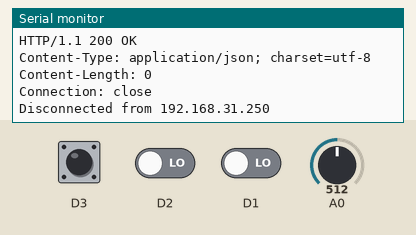
Bench run of a sketch on a simulated ESP8266 (NodeMCU). Shown: the last lines printed to the serial monitor. The test bench sets the inputs (shaded band); at power-on: A0 = 512, D3 HIGH, D2 LOW, D1 LOW. WiFi joins after 1.5 s; servers stay silent unless stated; uploads are accepted with an empty reply.

Above: at 2.7 s.
2.8 s: A0 set to 107
At 4.29 s:
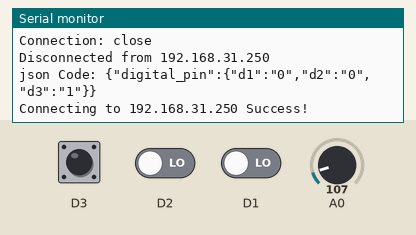
11.5 s: A0 set to 93
At 16.88 s:
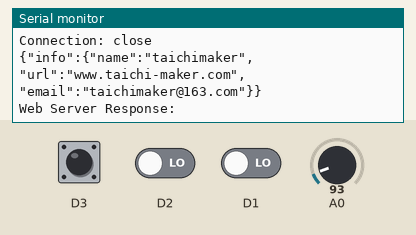
20.2 s: A0 set to 11
At 21.67 s:
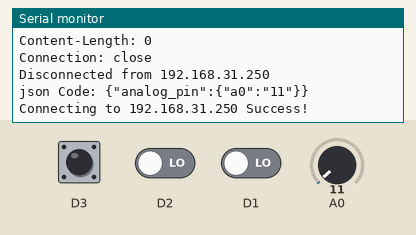
34.2 s: A0 set to 8
At 36.59 s:
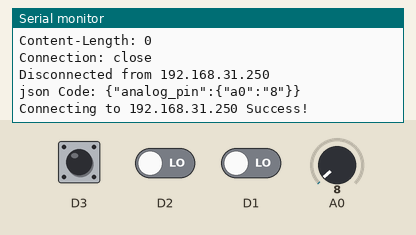
Timing chart, 0 to 38.1 s (numbered marks = the images above; inputs shaded):
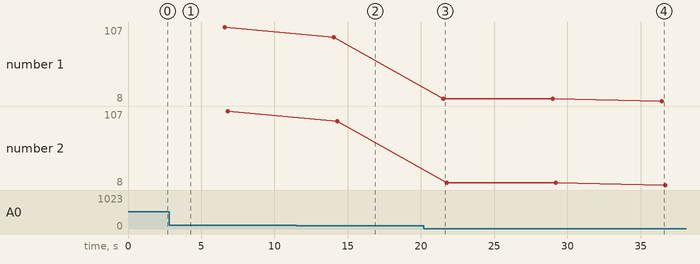

Measured:
- the behaviour switches between 100 and 99 on A0 (found by bisection; images 1 and 2)
- after the input at 11.5 s, the serial monitor: prints a new line after 2.6 s (image 2)
- after the input at 20.2 s, the serial monitor: prints a new line after 1.3 s (image 3)
- after the input at 34.2 s, the serial monitor: prints a new line after 2.2 s (image 4)
- plotted number 1: 107 → 93 after the input at 11.5 s, 93 → 11 after the input at 20.2 s, 11 → 8 after the input at 34.2 s
- plotted number 2: 107 → 93 after the input at 11.5 s, 93 → 11 after the input at 20.2 s, 11 → 8 after the input at 34.2 s

The sketch:

client_send_multi_json.ino
```cpp
/**********************************************************************
项目名称/Project          : 零基础入门学用物联网
程序名称/Program name     : client_send_multi_json
团队/Team                : 太极创客团队 / Taichi-Maker (www.taichi-maker.com)
作者/Author              : Dapenson
日期/Date（YYYYMMDD）     : 20200425
程序目的/Purpose          :
本实例用于演示esp8266的json数据通讯。
操作测试本程序需要使用两台8266开发板。其中一台为服务器端，一台为客户端

本程序为客户端程序，功能如下：
1. 实时读取A0、 D1、D2以及D3引脚的读数。
2. 向服务器发送多种Json信息。
3. 在有些发送的信息中包含有D3引脚状态从而控制服务器开发板上
   的LED点亮或熄灭
-----------------------------------------------------------------------
修订历史/Revision History
日期/Date    作者/Author      参考号/Ref    修订说明/Revision Description
20200521      CYNO朔           001        调整以使程序与csj_client一致
-----------------------------------------------------------------------
本示例程序为太极创客团队制作的《零基础入门学用物联网》中示例程序。
该教程为对物联网开发感兴趣的朋友所设计和制作。如需了解更多该教程的信息，请参考以下网页：
http://www.taichi-maker.com/homepage/esp8266-nodemcu-iot/iot-c/esp8266-nodemcu-web-client/http-request/
***********************************************************************/
#include <ESP8266WiFi.h>
#include <ESP8266WiFiMulti.h>
#include <ArduinoJson.h>

ESP8266WiFiMulti wifiMulti;           // 建立ESP8266WiFiMulti对象

const char* host = "192.168.31.250"; // 网络服务器地址
const int httpPort = 80;            // http端口80

void setup(){
  Serial.begin(9600);
  Serial.println("");

   //通过addAp函数存储  WiFi名称       WiFi密码
  wifiMulti.addAP("Xiaomi_FD94", "LuckDuck2^8"); // 这三条语句通过调用函数addAP来记录3个不同的WiFi网络信息。
  wifiMulti.addAP("taichi-maker1", "12345678"); // 这三条语句通过调用函数addAP来记录3个不同的WiFi网络信息。
  wifiMulti.addAP("taichi-maker2", "87654321"); // 这3个WiFi网络名称分别是taichi-maker, taichi-maker2, taichi-maker3。
  wifiMulti.addAP("taichi-maker3", "13572468"); // 这3个网络的密码分别是123456789，87654321，13572468。
                                                // 此处WiFi信息只是示例，请在使用时将需要连接的WiFi信息填入相应位置。
                                                // 另外这里只存储了3个WiFi信息，您可以存储更多的WiFi信息在此处。
  int i = 0;
  while (wifiMulti.run() != WL_CONNECTED) {  // 此处的wifiMulti.run()是重点。通过wifiMulti.run()，NodeMCU将会在当前
    delay(1000);                             // 环境中搜索addAP函数所存储的WiFi。如果搜到多个存储的WiFi那么NodeMCU
    Serial.print(i++); Serial.print(' ');    // 将会连接信号最强的那一个WiFi信号。
  }                                          // 一旦连接WiFI成功，wifiMulti.run()将会返回“WL_CONNECTED”。这也是
                                             // 此处while循环判断是否跳出循环的条件。
  // WiFi连接成功后将通过串口监视器输出连接成功信息
  Serial.println('\n');                     // WiFi连接成功后
  Serial.print("Connected to ");            // NodeMCU将通过串口监视器输出。
  Serial.println(WiFi.SSID());              // 连接的WiFI名称
  Serial.print("IP address:\t");            // 以及
  Serial.println(WiFi.localIP());           // NodeMCU的IP地址
}

void loop(){
  // 发送HTTP请求，使用参数控制函数发送不同类型JSON
  httpRequest(1);
  delay(2000);
  httpRequest(2);
  delay(2000);
  httpRequest(3);
  delay(2000);
}

// 向服务器发送HTTP请求，请求信息中包含json信息
void httpRequest(int jsonType){
  // 建立WiFi客户端对象，对象名称client
  WiFiClient client;

  // 根据jsonType参数建立不同类型JSON
  String payloadJson = buildJson(jsonType);

  // 建立字符串，用于HTTP请求
  String httpRequest =  String("GET /") + " HTTP/1.1\r\n" +
                        "Host: " + host + "\r\n" +
                        "Connection: close\r\n\r\n" + payloadJson;

  // 通过串口输出连接服务器名称以便查阅连接服务器的网址
  Serial.print("Connecting to ");
  Serial.print(host);

  if (client.connect(host, httpPort)){
    Serial.println(" Success!");            // 连接成功后串口输出“Success”信息

    client.print(httpRequest);              // 向服务器发送请求
    Serial.println("Sending request: ");    // 通过串口输出HTTP请求信息内容以便查阅
    Serial.println(httpRequest);

    Serial.println("Web Server Response:"); // 通过串口监视输出服务器响应信息
    while (client.connected() || client.available()){
      if (client.available()){
        String line = client.readStringUntil('\n');
        Serial.println(line);
      }
    }
  } else{    // 如果连接不成功则通过串口输出“连接失败”信息
    Serial.println(" failed!");
  }

  client.stop();                      // 断开与服务器的连接
  Serial.print("Disconnected from "); // 并且通过串口输出断开连接信息
  Serial.println(host);
}

//建立json信息
String buildJson(int type){

  // 开始ArduinoJson Assistant的serialize代码
  const size_t capacity = JSON_OBJECT_SIZE(1) + 3*JSON_OBJECT_SIZE(3)+140;
  DynamicJsonDocument doc(capacity);

  if (type == 1){
    JsonObject info = doc.createNestedObject("info");
    info["name"] = "taichimaker";
    info["url"] = "www.taichi-maker.com";
    info["email"] = "taichimaker@163.com";
  }

  if (type == 2){
    JsonObject digital_pin = doc.createNestedObject("digital_pin");
    digital_pin["d1"] = String(digitalRead(D1));
    digital_pin["d2"] = String(digitalRead(D2));
    digital_pin["d3"] = String(digitalRead(D3));
  }

  if (type == 3){
    JsonObject analog_pin = doc.createNestedObject("analog_pin");
    analog_pin["a0"] = String(analogRead(A0));
  }
  // 结束assistant的serialize代码

  String jsonCode;
  serializeJson(doc, jsonCode);
  Serial.print("json Code: ");Serial.println(jsonCode);

  return jsonCode;
}
```
